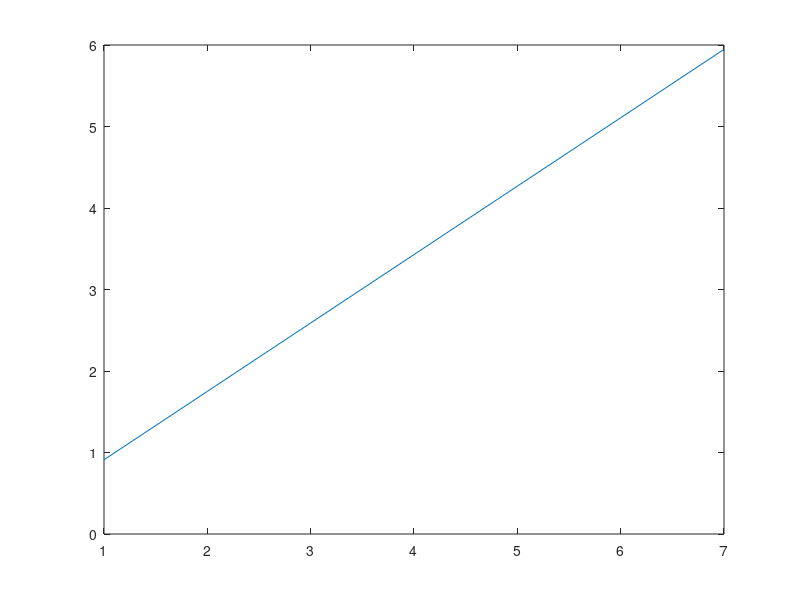

Reproduce this figure in MATLAB.
%POLYNOMIALS IN MATLAB


x = [1 2 3 4 5 6 7];
y = [0.5 2.5 2 4 3.5 6 5.5];
n = length(x);

sumx = 0;
sumy = 0;
sumx2 = 0;
sumxy = 0;

for i = 1 : n
    sumx = sumx + x(i);
    sumy = sumy + y(i);
    sumx2 = sumx2 + x(i)^2 ;
    sumxy = sumxy + x(i)*y(i) ;
end 
sumxa = sumx / n ;
sumya = sumy / n ;

a = [n sumx ; sumx sumx2 ];
c = [sumy; sumxy];

a1 =  ( n*sumxy - sumx*sumy )/( n*sumx2 - (sumx)^2 );
a0 = sumya - a1 * sumxa ;


y1 = zeros(1,n);
for i = 1 : n
    y1(i) = a0 + a1 * x(i) ;
end 

plot(x,y1);